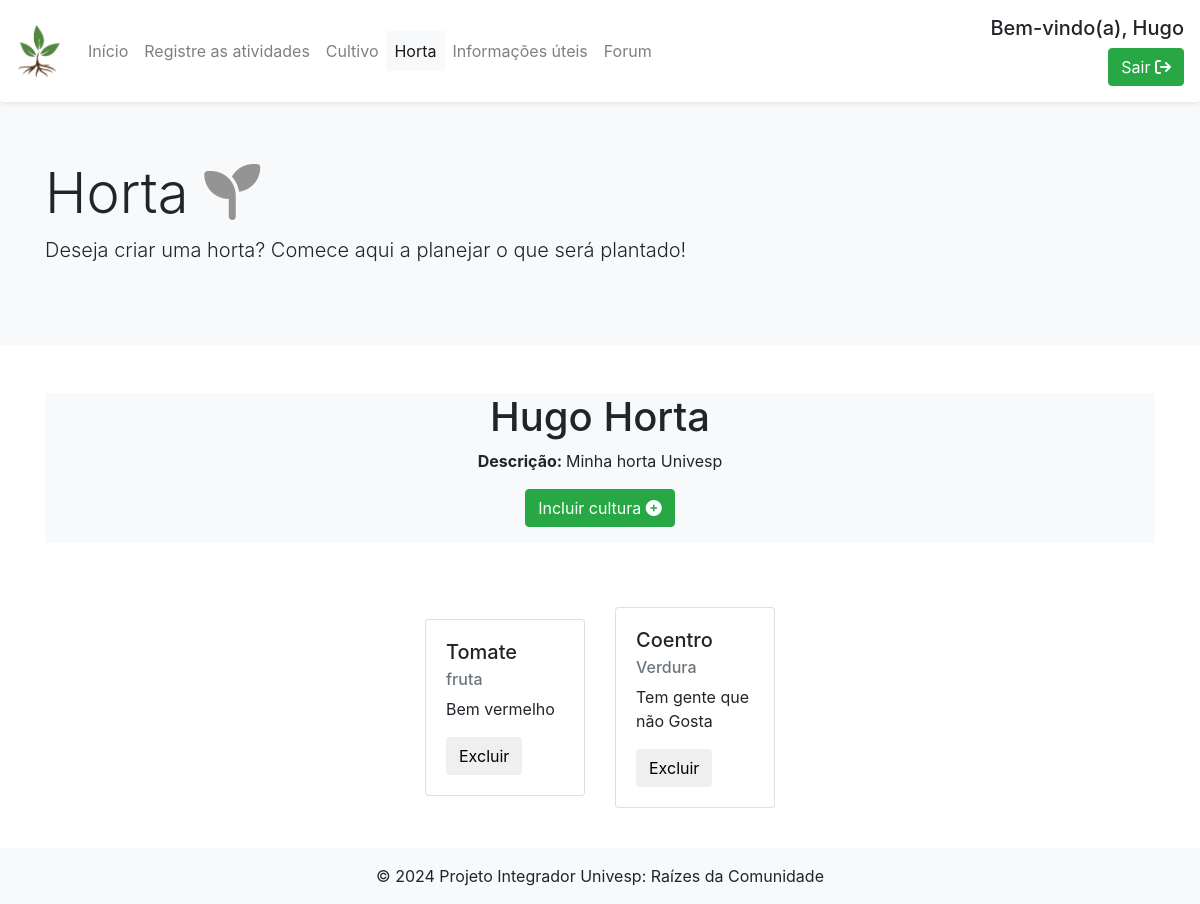
Page /authuser/horta/ (signed in) on the committed database.
### app_horta/models.py (models this page shows, shortened)
class Horta(models.Model):
    usuario = models.ForeignKey(User, on_delete=models.CASCADE)
    nome = models.CharField(null= False, max_length=50)
    descricao = models.CharField(max_length=150)

class Cultura(models.Model):
    horta = models.ForeignKey(Horta, on_delete=models.CASCADE)
    name = models.CharField(null= False, max_length=50)
    type = models.CharField(max_length=50)
    desc = models.CharField(max_length=150)

### app_horta/views.py (the view)
# urls.py: path('horta/', minha_horta, name='minha_horta'),
@login_required(login_url="/login/login/")
def minha_horta(request):
    lista_culturas = {}
    try:
        horta_do_usuario = Horta.objects.get(usuario=request.user)
        horta_id = horta_do_usuario.id
        lista_culturas = Cultura.objects.filter(horta_id=horta_id)
        return render(request, 'horta/horta.html', {'horta': horta_do_usuario, 'culturas': lista_culturas})
    except Horta.DoesNotExist:
        return render(request, 'horta/horta.html')

### templates/horta/horta.html (shortened to what this page needs)
{% extends 'base.html' %}
{% block conteudo %}
<div class="jumbotron jumbotron-fluid bg-light">
    <div class="container">
      <h1 class="display-4">Horta  <i class="fa-solid fa-seedling" style="color: #949494;"></i></h1>
      <p class="lead">Deseja criar uma horta? Comece aqui a planejar o que será plantado!</p>
    </div>
  </div>
<section>
    <div class="container">
        {% if horta %}
        <div class="d-flex justify-content-center flex-column align-items-center mb-5 mt-5 bg-light">
            <h1>{{ horta.nome }}</h1>
            <p><span class="font-weight-bold">Descrição: </span>{{ horta.descricao }}</p>
            <button type="button" class="btn btn-success mb-3" data-toggle="modal" data-target="#modalExemplo">
                Incluir cultura <i class="fa-solid fa-circle-plus" style="color: #ffffff;"></i>
            </button>
        </div>
        {% if culturas  %}
        <div class="row d-flex flex-wrap justify-content-center align-items-center">
            {% for cultura in culturas %}
            <div class="col-sm-2 d-flex justify-content-center align-items-center">
                <div class="card mt-3"  style="width: 15rem;">
                <div class="card-body">
                    <h5 class="card-title">{{cultura.name}}</h5>
                    <h6 class="card-subtitle mb-2 text-muted">{{cultura.type}}</h6>
                    <p class="card-text">{{cultura.desc}}</p>
                    <form action="{% url 'excluir_cultura' cultura.id %}" method="post">
                        <button type="submit" class="btn btn-secundary">Excluir</button>
                    </form>
                </div>
                </div>
            </div>
            {% endfor %}
        </div>
        {% else %}
        <div class="alert alert-warning mt-5 text-center" role="alert">
            A horta não possui culturas
        </div>
        {% endif %}
    </section>
    {% endif %}
{% endblock %}

### templates/base.html (shortened to what this page needs)
<!doctype html>
<html lang="en">
  <head>
    <link rel="stylesheet" href="https://stackpath.bootstrapcdn.com/bootstrap/4.1.3/css/bootstrap.min.css">
  </head>
  <body>
    <nav class="navbar navbar-expand-lg navbar-light bg-light fixed-top shadow-sm p-3 mb-5 bg-white rounded">
      <a class="navbar-brand" href="{% url 'home' %}"><img src="/media/icone.png" alt="logotipo" style="width: 3rem;"></a>
      <div class="collapse navbar-collapse" id="navbarNav">
        <ul class="navbar-nav">
          <li class="nav-item">
            <a class="nav-link" href="{% url 'home' %}">Início<span class="sr-only">(Página atual)</span></a>
          </li>
          <li class="nav-item">
            <a class="nav-link" href="{% url 'atividade' %}">Registre as atividades</a>
          </li>
          <li class="nav-item">
            <a class="nav-link" href="{% url 'cultivo' %}">Cultivo</a>
          </li>
          <li class="nav-item">
            <a class="nav-link" href="{% url 'minha_horta' %}">Horta</a>
          </li>
          <li class="nav-item">
            <a class="nav-link" href="{% url 'info-uteis' %}">Informações úteis</a>
          </li>
          <li class="nav-item">
            <a class="nav-link" href="{% url 'forum' %}">Forum</a>
          </li>
        </ul>
        <div class="ml-md-auto d-flex align-items-end flex-column">
          {% if user.is_authenticated %}
            <h5>Bem-vindo(a), {{user.username}}</h5>
            <a class="btn btn-success"  href="{% url 'logout' %}">Sair <i class="fa-solid fa-arrow-right-from-bracket" style="color: #ffffff;"></i></a>
          {% else %}
            <a class="nav-link btn btn-success" href="{% url 'login' %}">Entrar <i class="fa-solid fa-arrow-right-to-bracket" style="color: #ffffff;"></i></a>
          {% endif %}
        </div>
      </div>
    </nav>
    <main class="mb-5 mt-5 pb-5 pt-5">
    {% block conteudo %}
    {% endblock %}
    </main>
    <footer class="bg-body-tertiary text-center w-100 fixed-bottom">
      <div class="container p-4"></div>
      <div class="text-center p-3 bg-light">
        © 2024 Projeto Integrador Univesp:
        <a class="text-body" href="#">Raízes da Comunidade</a>
      </div>
    </footer>
  </body>
</html>

### templates/base.html (style rules this page uses)
body { overflow-y: auto; min-height: 100vh; }

### rows in the picture
Horta: nome "Hugo Horta", descricao "Minha horta Univesp"
Cultura: name "Tomate", type "fruta", desc "Bem vermelho"
Cultura: name "Coentro", type "Verdura", desc "Tem gente que não Gosta"

### other values in the picture
{{ user.username }} "Hugo"
